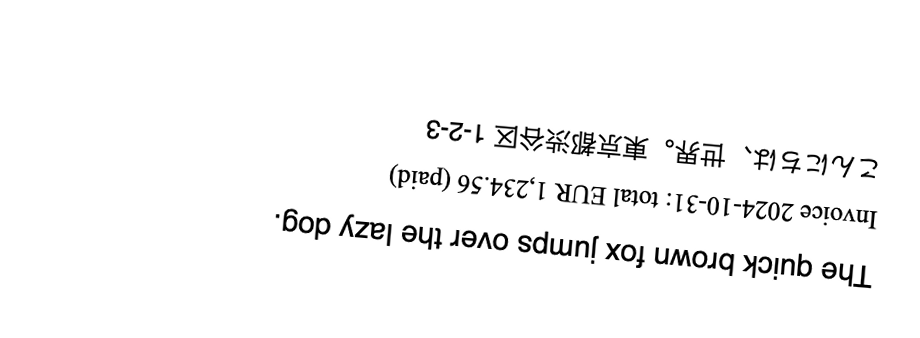
#> input picture testdata/extra_rot/latin_cjk_175.png, 920 x 338 px
$ python rotate.py latin_cjk_175.png latin_cjk_180.png 1.0
#> lines starting #> are read from the running program, lines starting #| are printed output that depends on the picture
# SPDX-License-Identifier: MPL-2.0
"""Rotates a rendered page by the given angle (degrees, counter-clockwise) on a white background."""
import sys
from PIL import Image

src, dst, angle = sys.argv[1], sys.argv[2], float(sys.argv[3])
img = Image.open(src).convert('RGB')
#> img is the input picture: PIL image 920x338 RGB; min 0, max 255, mean 247.3
img.rotate(angle, resample=Image.BICUBIC, expand=True, fillcolor=(255, 255, 255)).save(dst)
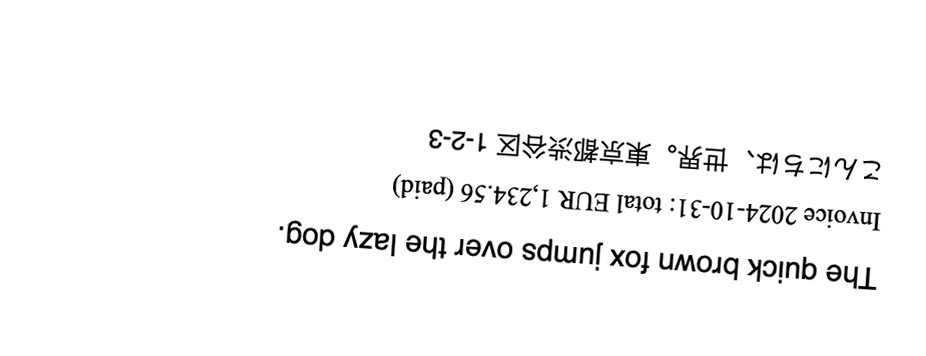
#> saved as latin_cjk_180.png: PIL image 926x356 RGB; min 0, max 255, mean 247.6

$ run again, on testdata/extra_rot/latin_cjk_185.png
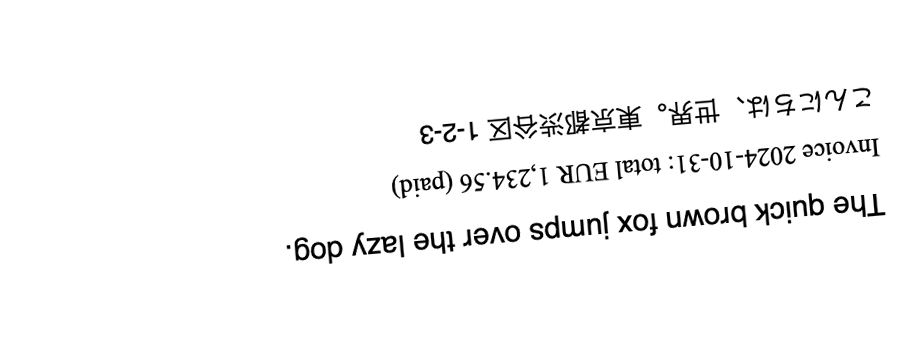
#> input picture testdata/extra_rot/latin_cjk_185.png, 920 x 338 px
#> img is the input picture: PIL image 920x338 RGB; min 0, max 255, mean 247.3
#> `img.rotate(angle, resample=Image.BICUBIC, expand=True, fillcolor=(255,..`:
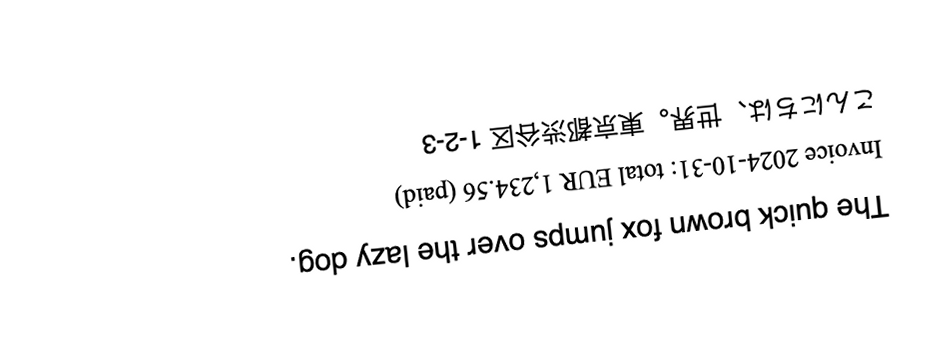
#> saved as latin_cjk_185.png: PIL image 926x356 RGB; min 0, max 255, mean 247.7

$ run again, on testdata/extra_rot/scripts_175.png
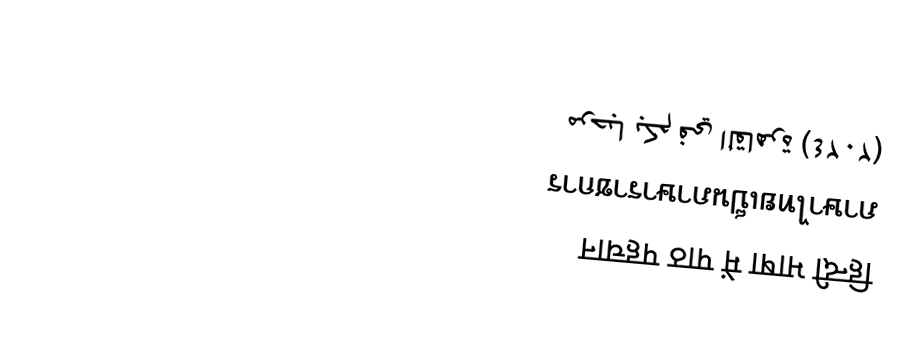
#> input picture testdata/extra_rot/scripts_175.png, 920 x 338 px
#> img is the input picture: PIL image 920x338 RGB; min 0, max 255, mean 249.7
#> `img.rotate(angle, resample=Image.BICUBIC, expand=True, fillcolor=(255,..`:
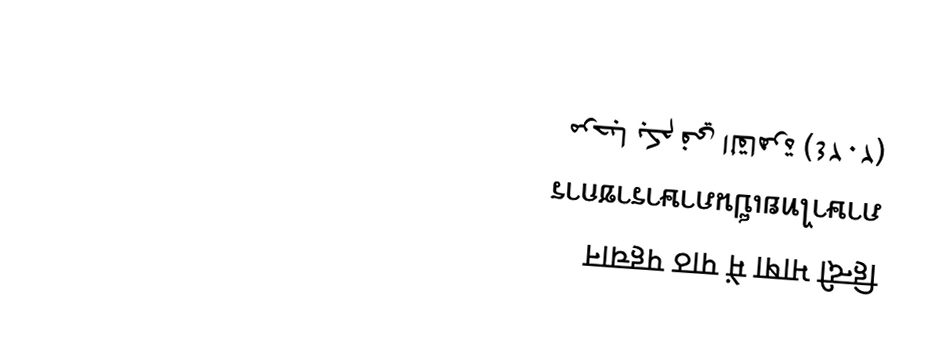
#> saved as scripts_175.png: PIL image 926x356 RGB; min 0, max 255, mean 249.9

$ run again, on testdata/extra_rot/scripts_180.png
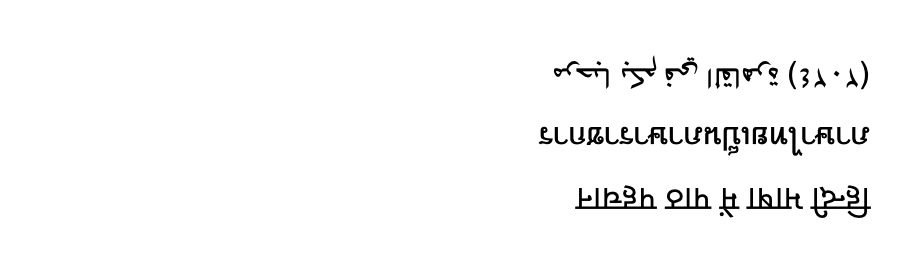
#> input picture testdata/extra_rot/scripts_180.png, 900 x 260 px
#> img is the input picture: PIL image 900x260 RGB; min 0, max 255, mean 248
#> `img.rotate(angle, resample=Image.BICUBIC, expand=True, fillcolor=(255,..`:
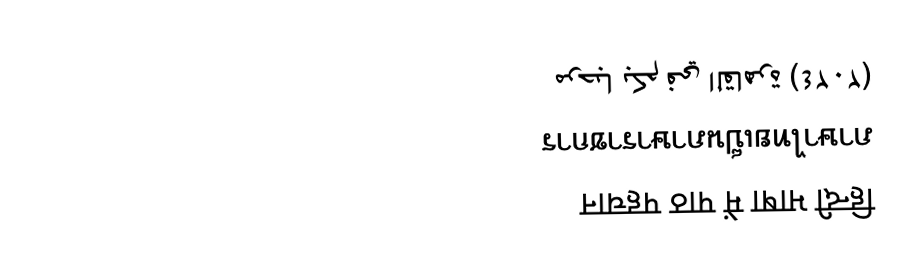
#> saved as scripts_180.png: PIL image 906x276 RGB; min 0, max 255, mean 248.4
